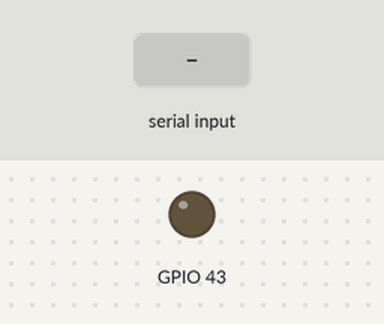
The sketch below on a simulated ESP32. On the bench: output pins drawn as LEDs (lit = HIGH). Inputs (shaded band) come from the test bench. What the sketch prints to the serial monitor is not drawn.

Above: at 2.8 s.
2.9 s: "1" received over the second serial link
Timing chart, 0 to 5.9 s (numbered marks = the images above; inputs shaded):
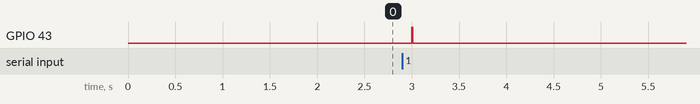

Measured:
- after the input at 2.9 s, GPIO 43: LOW → HIGH after 0.10 s, → LOW 0.01 s later

The sketch:

toEsp32.ino
```cpp
void setup() {
    Serial.begin(115200);
    Serial2.begin(9600);
    pinMode(43, OUTPUT);
    Serial2.setTimeout(10);
}

void loop() {
    if (Serial2.available()) {
        digitalWrite(43, HIGH);
        String ret = Serial2.readString();
        digitalWrite(43, LOW);
        Serial.println(ret);
    }
    Serial2.println("Hello from Mega using Rx Tx!");
    delay(1000);
}
```
